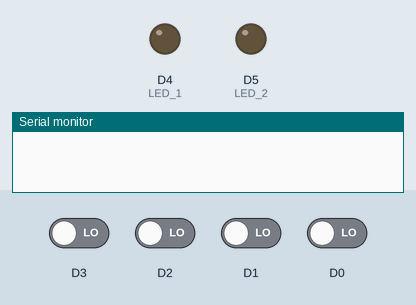
A sketch run on a simulated ESP8266 (NodeMCU). Parts: output pins drawn as LEDs (lit = HIGH), the last lines printed to the serial monitor. Inputs (shaded band) come from the test bench; at power-on: D0–3 LOW. WiFi joins after 1.5 s; servers stay silent unless stated.

Above: at 0.0 s.
At 2.7 s:
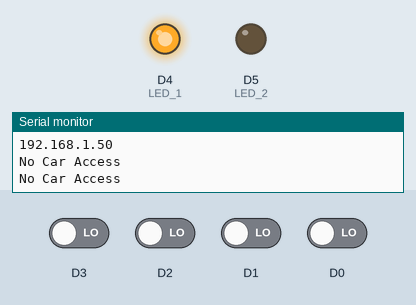
2.8 s: D2 driven HIGH
Timing chart, 0 to 5.8 s (numbered marks = the images above; inputs shaded):
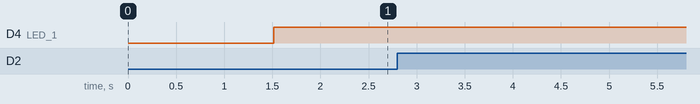

The sketch:

ThingSpeak_Wifi.ino
```cpp
#include "ThingSpeak.h"
#include <ESP8266WiFi.h>

const char* ssid     = "SSID"; //Set Wifi SSID
const char* password = "Pass";//Set Wifi password

char thingSpeakAddress[] = "api.thingspeak.com";    // Host ของ thingspeak ไม่ต้องแก้ไข
String writeAPIKey  = "API";  //API Key ที่เราจำไว้ ในขั้นต้นเมื่อกี้
WiFiClient client;


int LED_1=D4;
int LED_2=D5;
String car1 = "0";
String car2 = "0";
String car3 = "0";

void setup() {
  Serial.begin(9600);
  delay(10);

  Serial.println();
  Serial.println();
  Serial.print("Connecting to ");
  Serial.println(ssid);
  WiFi.begin(ssid, password);

  while (WiFi.status() != WL_CONNECTED) {
    delay(500);
    Serial.print(".");
  }

  Serial.println("");
  Serial.println("WiFi connected");
  Serial.println("IP address: ");
  Serial.println(WiFi.localIP());

  pinMode(D0,INPUT);
  pinMode(D1,INPUT);
  pinMode(D2,INPUT);
  pinMode(D3,INPUT);
  pinMode(LED_1,OUTPUT); // Led outputs ...
  pinMode(LED_2,OUTPUT);
}

void loop() {

 if(digitalRead(D0)==1){
   car1 ="1";
   car2 ="0";
   car3 ="0";
   Serial.println("car_1 Access!!");
   digitalWrite(LED_1,HIGH);
   digitalWrite(LED_2,LOW);
   delay(100);
 }

 else if(digitalRead(D1)==1){
   car1 ="0";
   car2 ="1";
   car3 ="0";
   Serial.println("car_2 Access!!");
   digitalWrite(LED_1,HIGH);
   digitalWrite(LED_2,LOW);
   delay(100);
 }

 else if(digitalRead(D2)==1){
   car1 ="0";
   car2 ="0";
   car3 ="1";
    Serial.println("car_3 Access!!");
    digitalWrite(LED_1,HIGH);
    digitalWrite(LED_2,LOW);
    delay(100);
  }

  else {
   car1 ="0";
   car2 ="0";
   car3 ="0";
    Serial.println("No Car Access");
    digitalWrite(LED_1,HIGH);
    digitalWrite(LED_2,LOW);
    delay(100);
  }


  String data = "field1=" + car1 + "&field2=" + car2 + "&field3=" + car3; // แปลงเป็น string ให้หมดนะครับเพื่อจะส่งเเล้วนะครับ
if(digitalRead(D3)==1){
  if (client.connect(thingSpeakAddress, 80)) {
    client.print("POST /update HTTP/1.1\n");
    client.print("Host: api.thingspeak.com\n");
    client.print("Connection: close\n");
    client.print("X-THINGSPEAKAPIKEY: "+writeAPIKey+"\n");
    client.print("Content-Type: application/x-www-form-urlencoded\n");
    client.print("Content-Length: ");
    client.print(data.length());
    client.print("\n\n");
    client.print(data);

  }
}
delay(1000);
}
```
